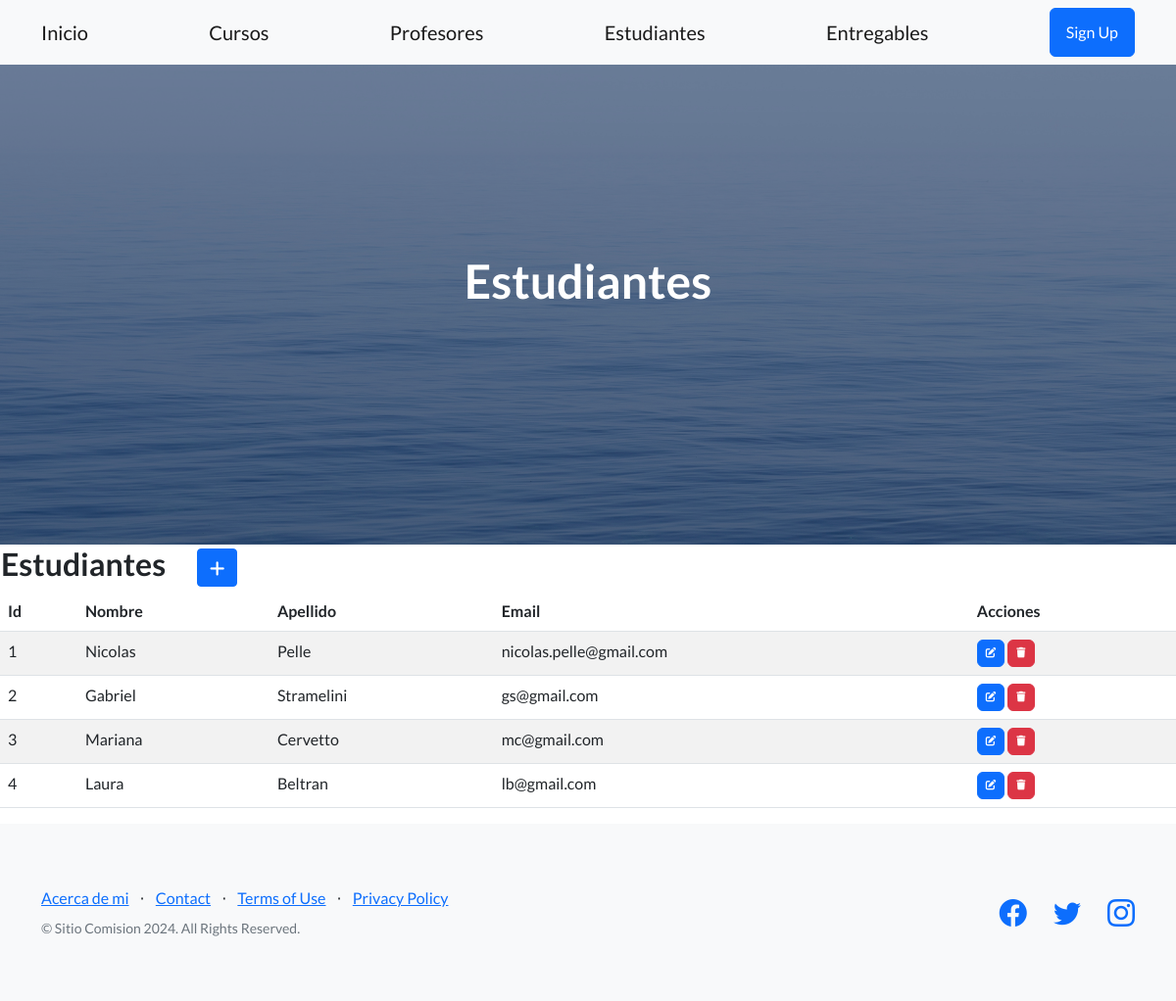
The page /estudiantes/ on the database its author committed.
### aplicacion/models.py (models this page shows, shortened)
class Estudiante(models.Model):
    nombre = models.CharField(max_length=60)
    apellido = models.CharField(max_length=60)
    email = models.EmailField()

### aplicacion/views.py (the view)
# urls.py: path('estudiantes/', EstudianteList.as_view(), name="estudiantes"),
class EstudianteList(ListView):
    model = Estudiante

### aplicacion/templates/aplicacion/estudiante_list.html (shortened to what this page needs)
{% extends "aplicacion/index.html" %}
{% block titulo %}
<h1 class="mb-5">Estudiantes</h1>
{% endblock titulo %}
{% block contenido %}
<table>
    <tr>
        <td width="200"><h2>Estudiantes</h2></td>
        <td>
            <a
            href="{% url 'estu_create' %}"
            class="btn btn-primary btn-sm"
            >
            </a>
        </td>
    </tr>
</table>
<table class="table table-striped">
    <thead>
        <tr>
            <th>Id</th>
            <th>Nombre</th>
            <th>Apellido</th>
            <th>Email</th>
            <th>Acciones</th>
        </tr>
    </thead>
    <tbody>
    {% for e in estudiante_list  %}
        <tr>
            <td>{{ e.id }}</td>
            <td>{{ e.nombre }}</td>
            <td>{{ e.apellido }}</td>
            <td>{{ e.email }}</td>
            <td>
                <a
                  href="{% url 'estu_update' e.id %}"
                  class="btn btn-primary"
                  style="--bs-btn-padding-y: .25rem; --bs-btn-padding-x: .5rem; --bs-btn-font-size: .75rem;"
                  >
                </a>
                <a
                  href="{% url 'estu_delete' e.id %}"
                  class="btn btn-danger"
                  style="--bs-btn-padding-y: .25rem; --bs-btn-padding-x: .5rem; --bs-btn-font-size: .75rem;"
                  >
                </a>
            </td>
        </tr>
    {% endfor %}
    </tbody>
</table>
{% endblock contenido %}

### rows shown on the page
Estudiante: id "1", nombre "Nicolas", apellido "Pelle", email "nicolas.pelle@gmail.com"
Estudiante: id "2", nombre "Gabriel", apellido "Stramelini", email "gs@gmail.com"
Estudiante: id "3", nombre "Mariana", apellido "Cervetto", email "mc@gmail.com"
Estudiante: id "4", nombre "Laura", apellido "Beltran", email "lb@gmail.com"
